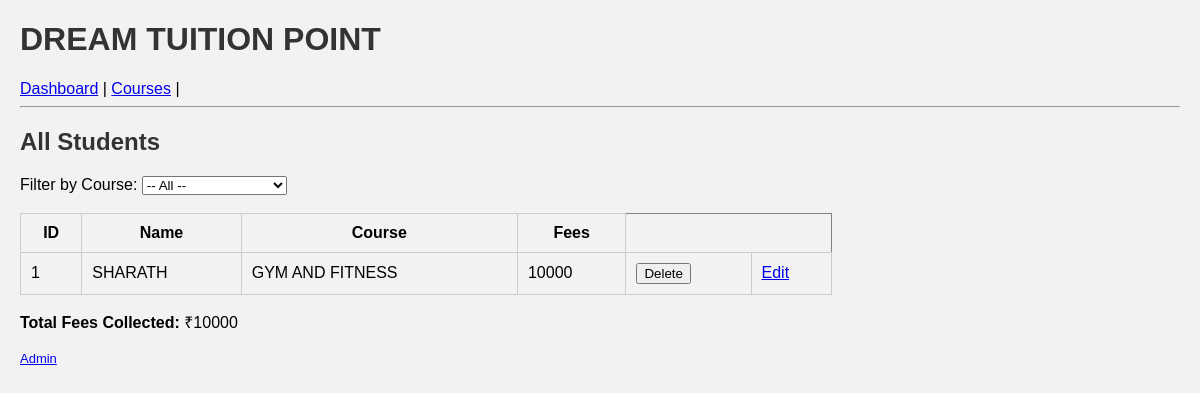
/students, run on the app's committed database.
### tables this page shows
CREATE TABLE students (
    id INTEGER PRIMARY KEY AUTOINCREMENT,
    name TEXT NOT NULL,
    course TEXT NOT NULL,
    fees INTEGER NOT NULL
);

### app.py (the view)
@app.route('/students')
def students():
    course_filter = request.args.get('course')
    conn = sqlite3.connect('database.db')
    cur = conn.cursor()
    if course_filter:
        cur.execute("SELECT * FROM students WHERE course = ?", (course_filter,))
    else:
        cur.execute("SELECT * FROM students")
    students = cur.fetchall()
    cur.execute("SELECT DISTINCT course FROM students")
    courses = cur.fetchall()
    if course_filter:
        cur.execute("SELECT SUM(fees) FROM students WHERE course = ?", (course_filter,))
    else:
        cur.execute("SELECT SUM(fees) FROM students")
    total_fees = cur.fetchone()[0] or 0
    conn.close()
    return render_template('admin/students.html', students=students, courses=courses,
                           selected_course=course_filter, total_fees=total_fees, page="students")

### app.py (called while the page is built)
@app.before_request
def set_role():
    session.setdefault('role', 'student')  # or 'student'

### templates/admin/students.html (shortened to what this page needs)
{% extends "layout.html" %}
{% block content %}
<h2>All Students</h2>
<form method="get" action="{{ url_for('students') }}">
    <label for="course">Filter by Course:</label>
    <select name="course" id="course" onchange="this.form.submit()">
        <option value="">-- All --</option>
    </select>
</form>
<br>
<table border="1">
    <tr><th>ID</th><th>Name</th><th>Course</th><th>Fees</th></tr>
    {% for student in students %}
    <tr>
        <td>{{ student[0] }}</td>
        <td>{{ student[1] }}</td>
        <td>{{ student[2] }}</td>
        <td>{{ student[3] }}</td>
        <td>
            <form action="/delete/{{ student[0] }}" method="POST" style="display:inline;">
                <input type="submit" value="Delete">
            </form>
        </td>
        <td>
            <a href="/edit/{{ student[0] }}">Edit</a>
        </td>
    </tr>
    {% endfor %}
</table>
<p><strong>Total Fees Collected:</strong> ₹{{ total_fees }}</p>
{% endblock %}

### static/style.css (style rules this page uses)
body { font-family: Arial; margin: 20px; background-color: #f2f2f2; }
h1, h2 { color: #333; }
table { border-collapse: collapse; width: 70%; }
th, td { padding: 10px; border: 1px solid #ccc; }

### data on the page
students: id "1", name "SHARATH", course "GYM AND FITNESS", fees "10000"

### other printed values
{{ total_fees }} "10000"
